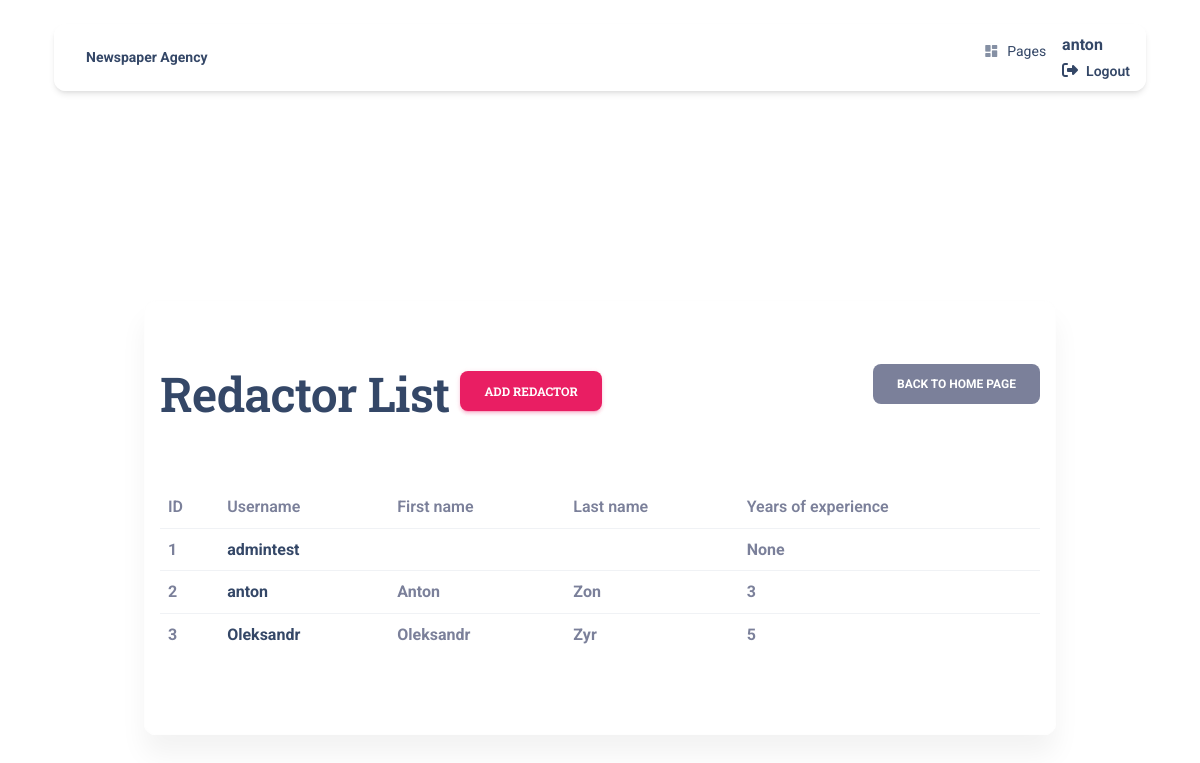
Before: /redactors/ (signed in) with the older database file.
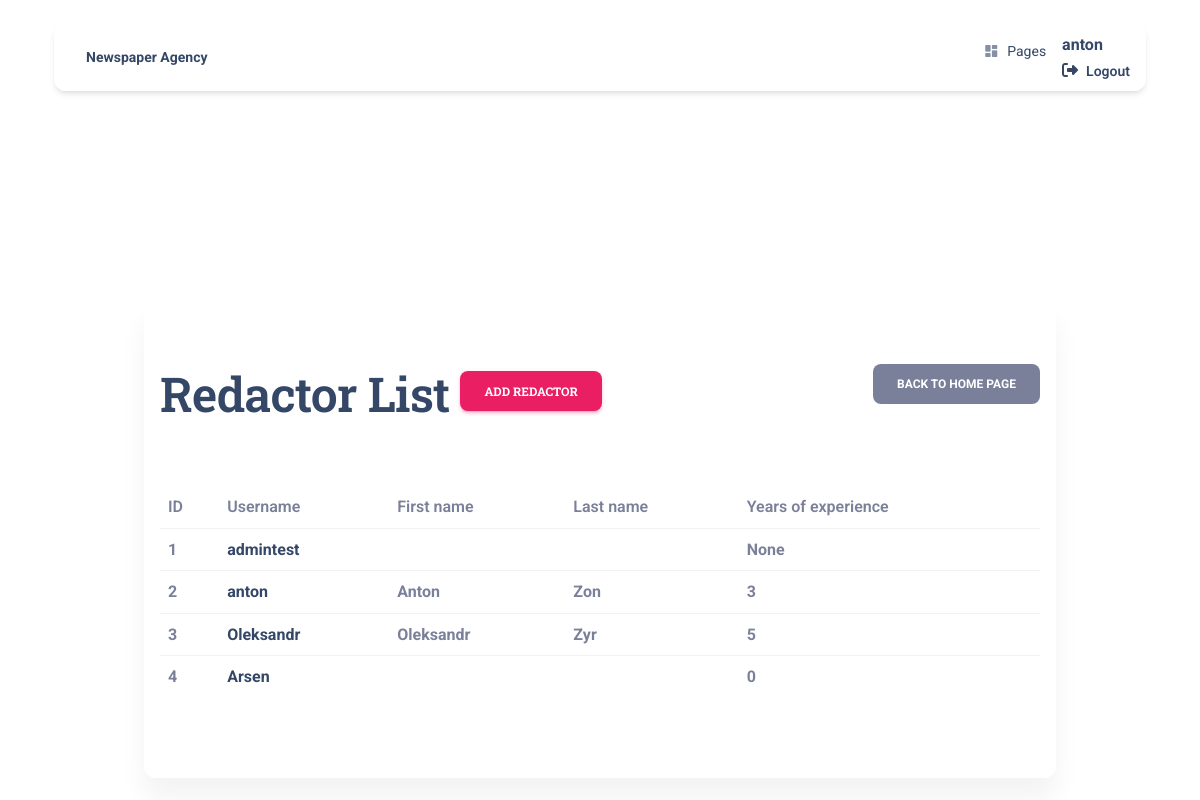
After: the same page with the newer database file.
### topic/models.py (models this page shows, shortened)
class Redactor(AbstractUser):
    years_of_experience = models.IntegerField(null=True, default="0")

### topic/views.py (the view)
# urls.py: path("redactors/", RedactorListView.as_view(), name="redactor-list"),
class RedactorListView(LoginRequiredMixin, generic.ListView):
    model = Redactor
    paginate_by = 5

### templates/topic/redactor_list.html (shortened to what this page needs)
{% extends 'layouts/base.html' %}
{% load crispy_forms_tags %}
{% block content %}
    <br><br><br><br>
<div class="container">
   <br><br>
  <div class="card card-body blur shadow-blur mx-3 mx-lg-4 mt-n1"  >
<section class="my-4 py-4" >
            <a style="float:right" href="{% url 'newspaper_agency:index' %}" class="btn btn-secondary link-to-page">
      back to home page
    </a>
   <h1>
      Redactor List
      <a href="{% url 'newspaper_agency:redactor-create' %}" class="btn btn-primary link-to-page">
        Add redactor
      </a>
    </h1>
<br>
<br>
    {% if redactor_list %}
    <table class="table">
      <tr>
        <th>ID</th>
        <th>Username</th>
        <th>First name</th>
        <th>Last name</th>
        <th>Years of experience</th>
      </tr>
    {% for redactor in redactor_list %}
      <tr>
        <td>{{ redactor.id }}</td>
        <td><a href="{% url 'newspaper_agency:redactor-detail' pk=redactor.id %} ">{{ redactor.username }} </a></td>
        <td>{{ redactor.first_name }}</td>
        <td>{{ redactor.last_name }}</td>
        <td>{{ redactor.years_of_experience }}</td>
      </tr>
    {% endfor %}
    </table>
    {% else %}
      <p>There are no redactors in the service.</p>
    {% endif %}
  </div>
</div>
 {% endblock %}

### templates/includes/navigation.html (shortened to what this page needs)
  <div class="container position-sticky z-index-sticky top-0">
    <div class="row">
      <div class="col-12">
        <nav class="navbar navbar-expand-lg  blur border-radius-xl mt-4 top-0 z-index-3 shadow position-absolute my-3 py-2 start-0 end-0 mx-4">
          <div class="container-fluid px-0">
            <a class="navbar-brand font-weight-bolder ms-sm-3 "  href="/" rel="tooltip" title="Designed and Coded by Creative Tim" data-placement="bottom">
              <strong>Newspaper Agency<strong>
            </a>
            <div class="collapse navbar-collapse pt-3 pb-2 py-lg-0 w-100" id="navigation" >
              <ul class="navbar-nav navbar-nav-hover ms-auto">
                <li class="nav-item dropdown dropdown-hover mx-2">
                  <a class="nav-link ps-2 d-flex cursor-pointer align-items-center" id="dropdownMenuPages" data-bs-toggle="dropdown" aria-expanded="false">
                    <i class="material-icons opacity-6 me-2 text-md">dashboard</i>
                    Pages
                  </a>
                </li>
                <br>
                {% if request.user.is_authenticated %}
                <ul class="sidebar-nav list-group" >
                    <a
                        href="{% url 'newspaper_agency:redactor-detail' pk=user.id %} ">
                      {{ user.get_username }}
                    </a>
                    <a
                      href="{% url 'newspaper_agency:logout' %}">
                      <i class="fa fa-sign-out me-1"></i>
                      <p class="d-inline text-sm font-weight-bold" data-bs-toggle="tooltip" data-bs-placement="bottom" title="Sign OUT">Logout</p>
                    </a>
                </ul>
                {% endif %}
              </ul>
            </div>
          </div>
        </nav>
      </div>
    </div>
  </div>

Changed rows visible on the page:
added Redactor: id "4", username "Arsen", years_of_experience "0"
